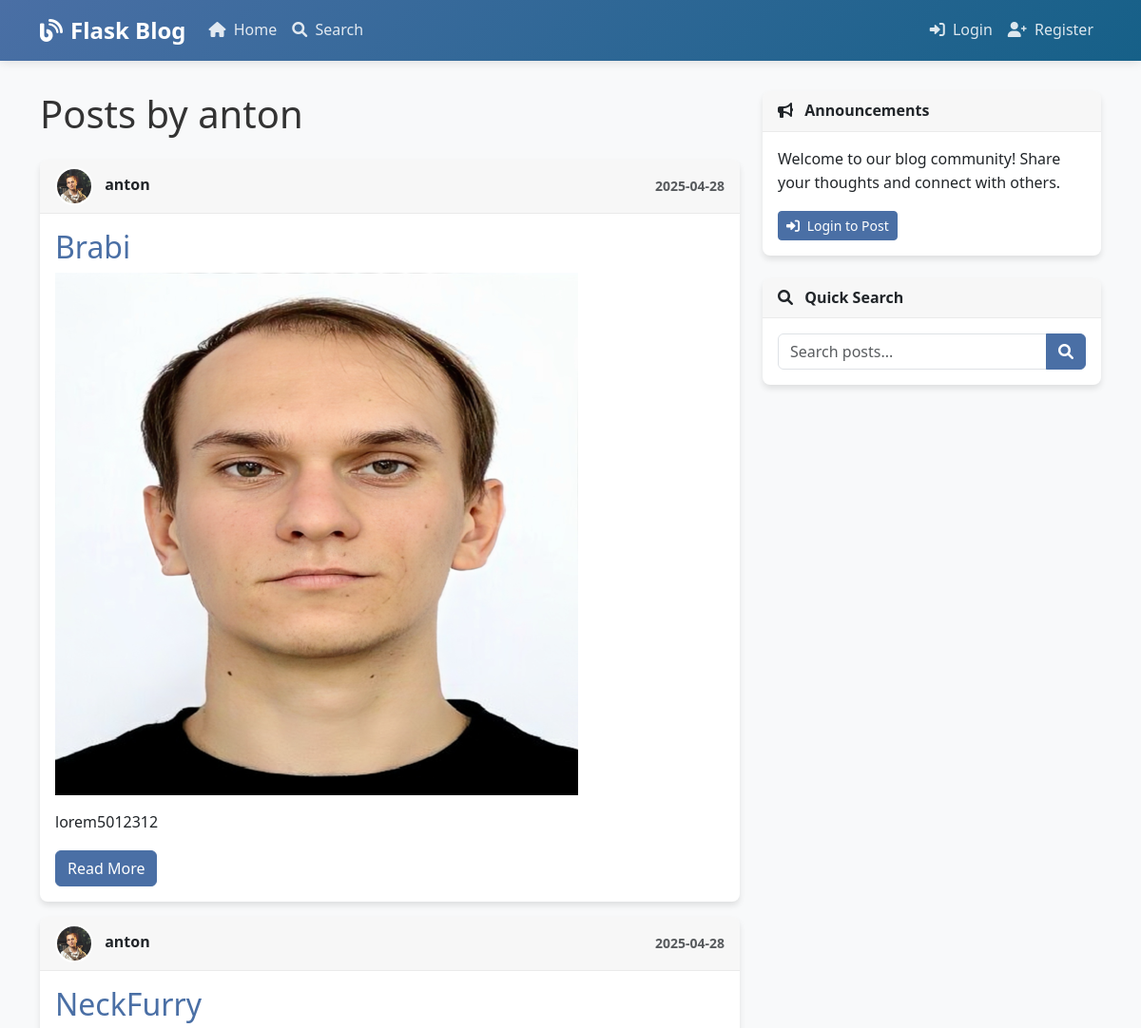
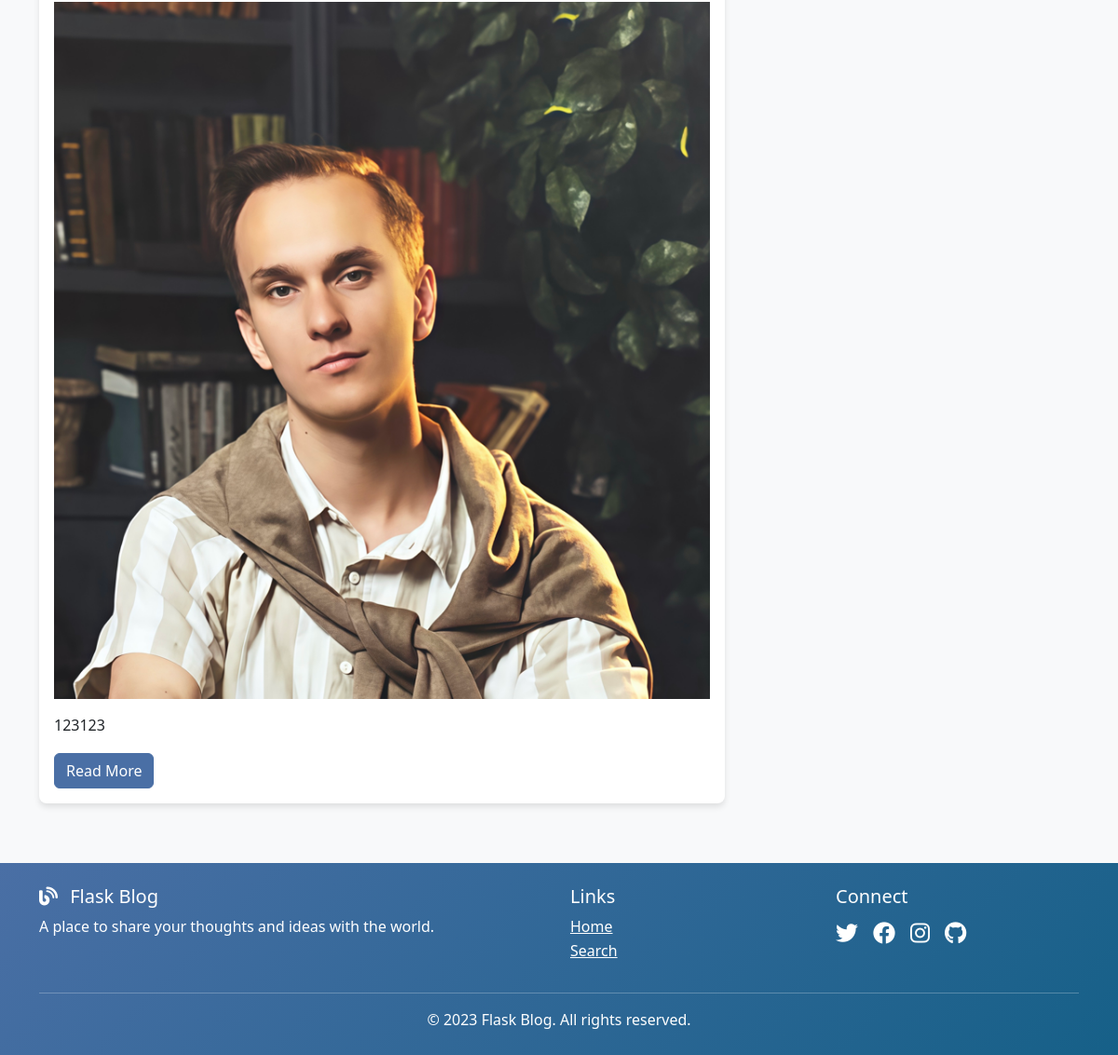
Screenshot of /user/anton with the database file from the repository (2 pictures, top to bottom).
### app/models/user.py (models this page shows, shortened)
class User(db.Model, UserMixin):
    id = db.Column(db.Integer, primary_key=True)
    username = db.Column(db.String(20), unique=True, nullable=False)
    email = db.Column(db.String(120), unique=True, nullable=False)
    password_hash = db.Column(db.String(128), nullable=False)
    profile_image = db.Column(db.String(20), nullable=False, default='default.jpg')
    created_at = db.Column(db.DateTime, nullable=False, default=datetime.utcnow)
    posts = db.relationship('Post', backref='author', lazy=True)

### app/models/post.py (models this page shows, shortened)
class Post(db.Model):
    id = db.Column(db.Integer, primary_key=True)
    title = db.Column(db.String(100), nullable=False)
    content = db.Column(db.Text, nullable=False)
    image_file = db.Column(db.String(20), nullable=True)
    created_at = db.Column(db.DateTime, nullable=False, default=datetime.utcnow)
    updated_at = db.Column(db.DateTime, onupdate=datetime.utcnow)
    user_id = db.Column(db.Integer, db.ForeignKey('user.id'), nullable=False)

### app/controllers/posts.py (the view)
@posts_bp.route('/user/<string:username>')
def user_posts(username):
    from app.models.user import User
    page = request.args.get('page', 1, type=int)
    user = User.query.filter_by(username=username).first_or_404()
    posts = Post.query.filter_by(author=user)\
        .order_by(Post.created_at.desc())\
        .paginate(page=page, per_page=5)
    return render_template('posts/user_posts.html', posts=posts, user=user)

### app/templates/posts/user_posts.html (shortened to what this page needs)
{% extends "base.html" %}
{% block content %}
    <h1 class="mb-4">Posts by {{ user.username }}</h1>
    {% for post in posts.items %}
        <article class="card mb-3">
            <div class="card-header">
                <div class="d-flex justify-content-between align-items-center">
                    <div>
                        <img class="rounded-circle article-img" src="{{ url_for('static', filename='uploads/' + user.profile_image) }}" width="40" height="40">
                        <span class="ms-2">{{ user.username }}</span>
                    </div>
                    <small class="text-muted">{{ post.created_at.strftime('%Y-%m-%d') }}</small>
                </div>
            </div>
            <div class="card-body">
                <h2 class="card-title">
                    <a href="{{ url_for('posts.post', post_id=post.id) }}" class="text-decoration-none">{{ post.title }}</a>
                </h2>
                {% if post.image_file %}
                    <img src="{{ url_for('static', filename='uploads/' + post.image_file) }}" class="img-fluid mb-3" alt="{{ post.title }}">
                {% endif %}
                <p class="card-text">{{ post.content|truncate(200) }}</p>
                <a href="{{ url_for('posts.post', post_id=post.id) }}" class="btn btn-primary">Read More</a>
            </div>
        </article>
    {% endfor %}
{% endblock content %}

### app/static/css/main.css (style rules this page uses)
:root { --primary-color: #4a6fa5; --secondary-color: #166088; --accent-color: #4fc3dc; --text-color: #333; --light-bg: #f8f9fa; --dark-bg: #343a40; --border-radius: 8px; --box-shadow: 0 4px 6px rgba(0, 0, 0, 0.1); }
body { background-color: var(--light-bg); color: var(--text-color); font-family: 'Segoe UI', Tahoma, Geneva, Verdana, sans-serif; margin-top: 5rem; line-height: 1.6; }
.card { border: none; border-radius: var(--border-radius); box-shadow: var(--box-shadow); transition: transform 0.3s, box-shadow 0.3s; margin-bottom: 1.5rem; overflow: hidden; }
.card-header { background-color: rgba(0, 0, 0, 0.03); border-bottom: 1px solid rgba(0, 0, 0, 0.05); font-weight: 600; }
.card-title a { color: var(--primary-color); text-decoration: none; }
.btn-primary { background-color: var(--primary-color); border-color: var(--primary-color); }
.article-img { height: 40px; width: 40px; object-fit: cover; border-radius: 50%; border: 2px solid white; }
.card { transition: transform 0.3s ease, box-shadow 0.3s ease; opacity: 0; transform: translateY(20px); }
.card.show { opacity: 1; transform: translateY(0); }
.btn { transition: all 0.3s ease; }

### rows the page displays
User: username "anton"
Post: profile_image (picture), created_at "2025-04-28", title "Brabi", image_file (picture), content "lorem5012312"
Post: profile_image (picture), created_at "2025-04-28", title "NeckFurry", image_file (picture), content "123123"
